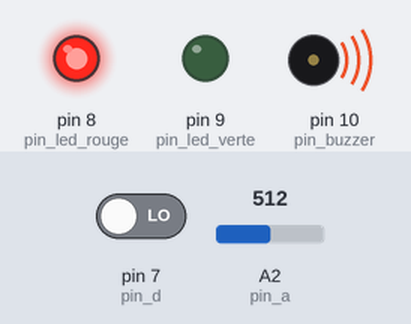
This sketch was run on a simulated Arduino Uno, built with avr-gcc and run on an emulated ATmega328P. On the bench: output pins drawn as LEDs (lit = HIGH), buzzer (waves = sounding, pin HIGH). The inputs (shaded band) are chosen by the test bench; at power-on: A2 (pin_a) = 512, pin 7 (pin_d) LOW. What the sketch prints to the serial monitor is not drawn.

Above: at 1.2 s.
1.3 s: A2 (pin_a) set to 315
4.3 s: A2 (pin_a) set to 288
At 5.5 s:
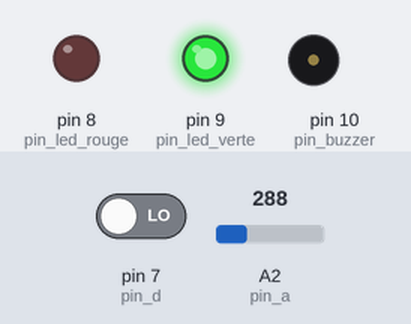
5.8 s: A2 (pin_a) set to 306
At 7.0 s:
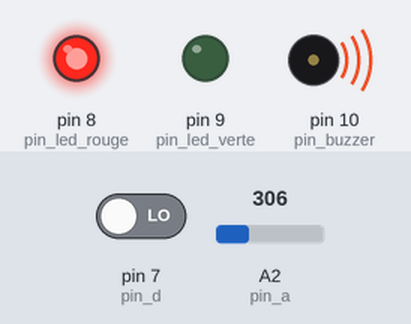
7.3 s: A2 (pin_a) set to 122
At 8.5 s:
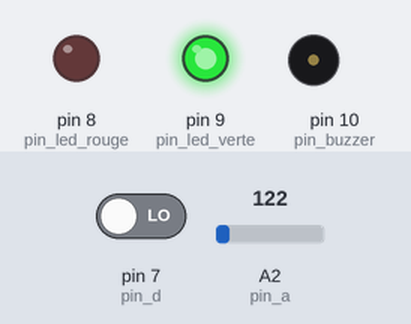
Timing chart, 0 to 9.8 s (numbered marks = the images above; inputs shaded):
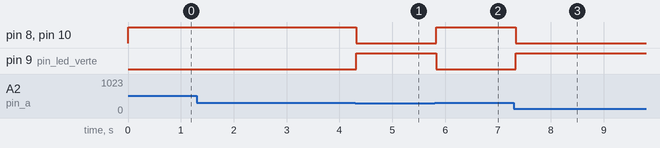

Measured:
- the behaviour switches between 301 and 300 on A2 (pin_a) (found by bisection; images 0 and 1)
- after the input at 1.3 s, every drawn part: stays the same
- after the input at 4.3 s, pin 8 (pin_led_rouge), pin 10 (pin_buzzer): HIGH → LOW at once; pin 9 (pin_led_verte): LOW → HIGH at once
- after the input at 5.8 s, pin 8 (pin_led_rouge), pin 10 (pin_buzzer): LOW → HIGH at once; pin 9 (pin_led_verte): HIGH → LOW at once
- after the input at 7.3 s, pin 8 (pin_led_rouge), pin 10 (pin_buzzer): HIGH → LOW at once; pin 9 (pin_led_verte): LOW → HIGH at once

The sketch:

Projet12_detecteur_de_gaz.ino
```cpp
int pin_led_rouge = 8;
int pin_led_verte = 9;
int pin_buzzer = 10;
int pin_d = 7;
int pin_a = A2;
int niveau_senseur = 300;
void setup() {
  // put your setup code here, to run once:
  pinMode(pin_d, INPUT);
  pinMode(pin_a, INPUT);
  pinMode(pin_led_rouge, OUTPUT);
  pinMode(pin_led_verte, OUTPUT);
  pinMode(pin_buzzer, OUTPUT);
  Serial.begin(9600);
}

void loop() {
  // put your main code here, to run repeatedly:
  int valeur_digital = digitalRead(pin_d);
  int valeur_analogique = analogRead(pin_a);
  Serial.print("Dout : ");
  Serial.print(valeur_digital);
  Serial.print("Aout : ");
  Serial.print(valeur_analogique);
  if(valeur_analogique> niveau_senseur)
  {
    digitalWrite(pin_led_rouge, HIGH);
    digitalWrite(pin_led_verte, LOW);
    digitalWrite(pin_buzzer, HIGH);
  }
  else
  {
    digitalWrite(pin_led_rouge, LOW);
    digitalWrite(pin_led_verte, HIGH);
    digitalWrite(pin_buzzer, LOW);
  }
  delay(100);

}
```
